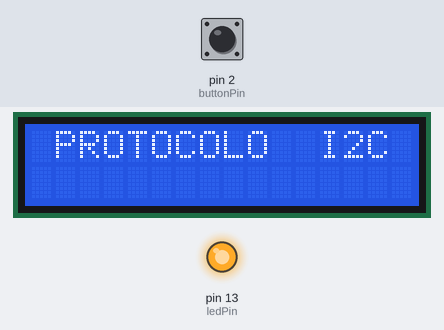
This sketch was run on a simulated Arduino Uno, built with avr-gcc and run on an emulated ATmega328P. Shown: 16×2 character LCD, output pins drawn as LEDs (lit = HIGH). The inputs (shaded band) are chosen by the test bench; at power-on: pin 2 (buttonPin) HIGH. What the sketch prints to the serial monitor is not drawn.

Above: at 1.2 s.
1.3 s: pin 2 (buttonPin) pulled LOW for 1 s
At 1.6 s:
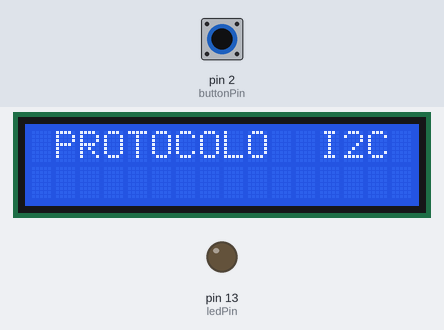
At 3.5 s:
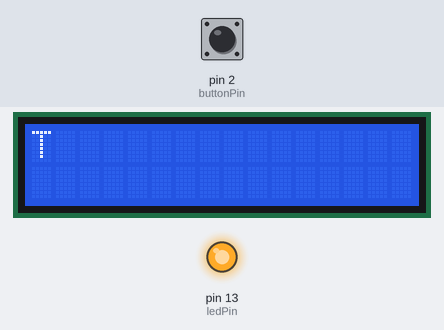
3.8 s: pin 2 (buttonPin) pulled LOW for 3.2 s
At 4.8 s:
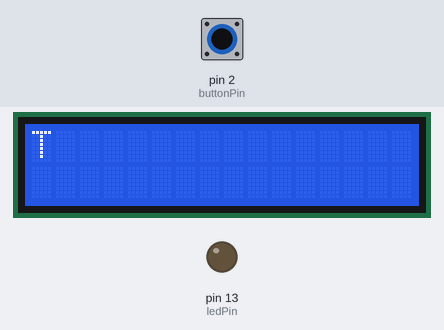
Timing chart, 0 to 8.5 s (numbered marks = the images above; inputs shaded):
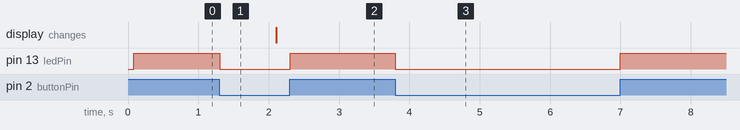

The sketch:

morseCodeSketch.ino
```cpp
#include <LiquidCrystal_I2C.h>    // Libreria que controla el I2C
#include <Wire.h>

LiquidCrystal_I2C lcd(0x27,16,2);

const int buttonPin = 2;
const int ledPin = 13;

int buttonState = 0;
int lastState = LOW;

unsigned long pressStartTime = 0;
unsigned long buttonDuration = 0;
unsigned long lastPressTime = 0;

const unsigned long timeStop = 800;
bool readingMorse = false;

char encodedMessage[50] = "\0";

const char* alphaNumeric[] = {"A", "B", "C", "D", "E", "F", "G", "H", "I", "J", "K", "L",
"M", "N", "O", "P", "Q", "R", "S", "T", "U", "V", "W", "X", "Y", "Z", "0", "1", "2", "3", "4",
"5", "6", "7", "8", "9"};

const char* morseCode[] = {".-","-...","-.-.","-..",".","..-.","--.","....","..",".---","-.-",
".-..","--","-.","---",".--.","--.-",".-.","...","-","..-","...-",".--","-..-","-.--","--..",
"-----",".----","..---","...--","....-",".....","-....","--...","---..","----."};

void setup() {
  // put your setup code here, to run once:
  pinMode(buttonPin, INPUT);
  pinMode(ledPin, OUTPUT);
  Serial.begin(9600);
  lcd.init();
  lcd.backlight();
  lcd.clear();
  lcd.setCursor(0,0);
  lcd.print(" PROTOCOLO  I2C ");
}

void loop() {
  // put your main code here, to run repeatedly:
  // read the state of the pushbutton value:
  buttonState = digitalRead(buttonPin);

  //Detects that the program was just taking in a morse code and prints if 800ms have passed since the last press.
  if(readingMorse && buttonState == LOW && (millis()-lastPressTime >= timeStop)){
    printMorse(encodedMessage);
    readingMorse = false;
    memset(encodedMessage, 0, sizeof(encodedMessage));
  }

  // Detects that the button has just been pushed; old state was LOW but current state is HIGH
  if (lastState == LOW && buttonState == HIGH) {
    pressStartTime = millis();
    digitalWrite(ledPin, HIGH);
  }

  //Detects that the button was just released; old state was HIGH but current state is LOW
  if(lastState == HIGH && buttonState == LOW){
    buttonDuration = millis() - pressStartTime;
    if(buttonDuration < 135){
      Serial.println("dot");
      strcat(encodedMessage, ".");
    }
    else {
      Serial.println("dash");
      strcat(encodedMessage, "-");
    }
    lastPressTime = millis();
    readingMorse = true;
    digitalWrite(ledPin, LOW);
  }

  //Sets the last button state at the end of the loop
  lastState = buttonState;
  delay(5);
}

void printMorse(char* message) {
  lcd.clear();
  Serial.println(message);
  if(message[0] != '\0'){
    for(int i = 0; i < 36; i++){
      if(strcmp(message, morseCode[i]) == 0){
        Serial.println(alphaNumeric[i]);
        lcd.print(alphaNumeric[i]);
        return;
      }
  }
  Serial.println("ERROR");
  lcd.print("ERROR");
  }
  return;
}
```

Measured:
- after the input at 1.3 s, pin 13 (ledPin): HIGH → LOW at once, → HIGH 1.0 s later
- after the input at 3.8 s, pin 13 (ledPin): HIGH → LOW at once, → HIGH 3.2 s later
